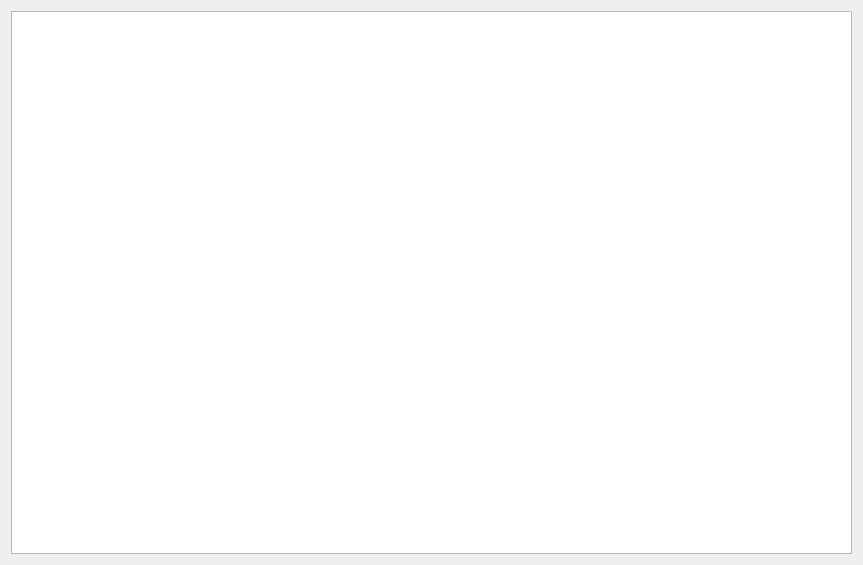
<?xml version="1.0" encoding="UTF-8"?>
<ui version="4.0">
 <class>CheckTableWidget</class>
 <widget class="QWidget" name="CheckTableWidget">
  <property name="geometry">
   <rect>
    <x>0</x>
    <y>0</y>
    <width>863</width>
    <height>565</height>
   </rect>
  </property>
  <property name="windowTitle">
   <string>Form</string>
  </property>
  <layout class="QGridLayout" name="gridLayout">
   <item row="0" column="0">
    <widget class="QTableView" name="tableView"/>
   </item>
  </layout>
 </widget>
 <resources/>
 <connections/>
</ui>
